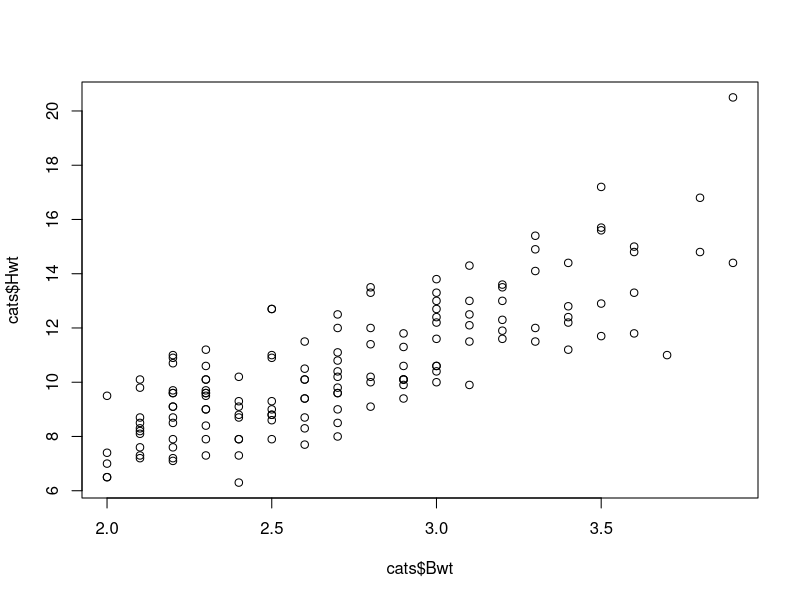
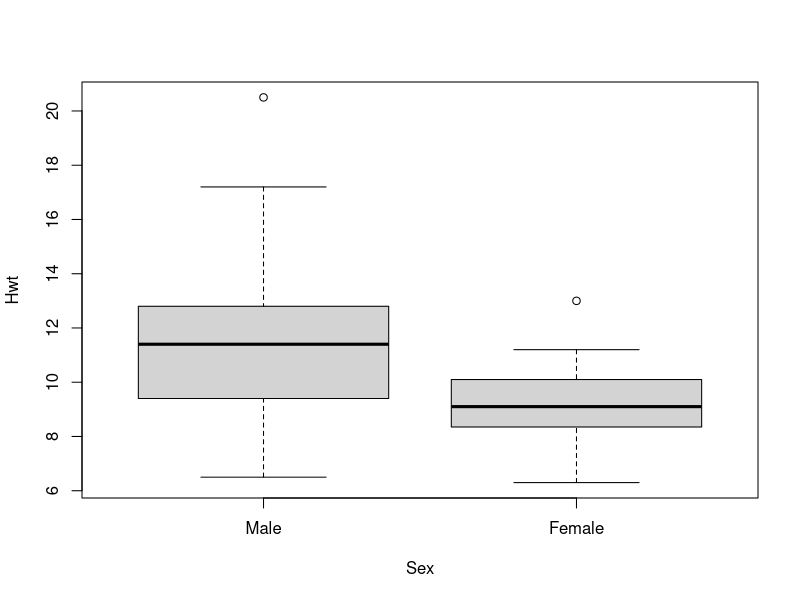
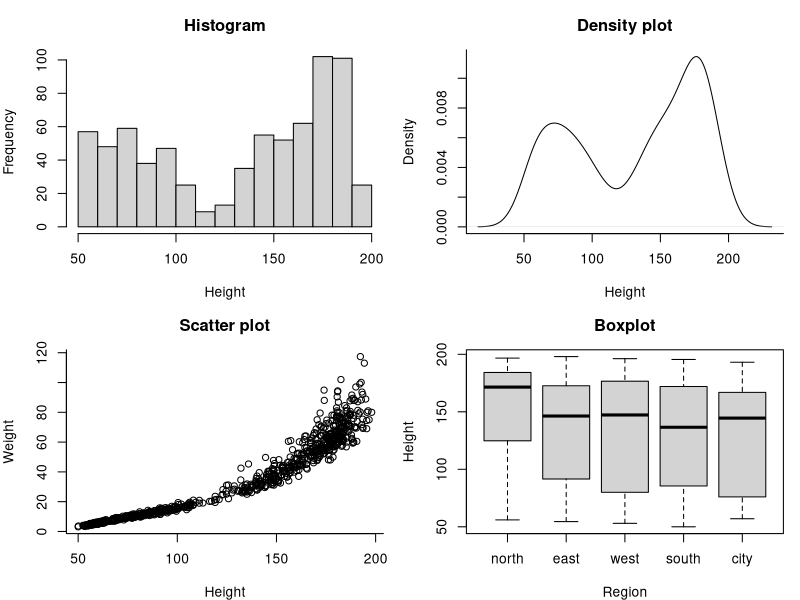
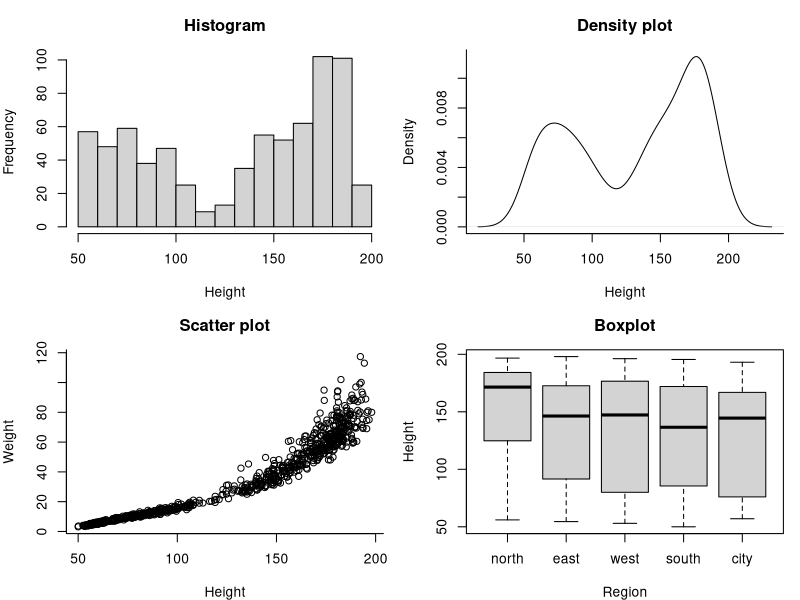
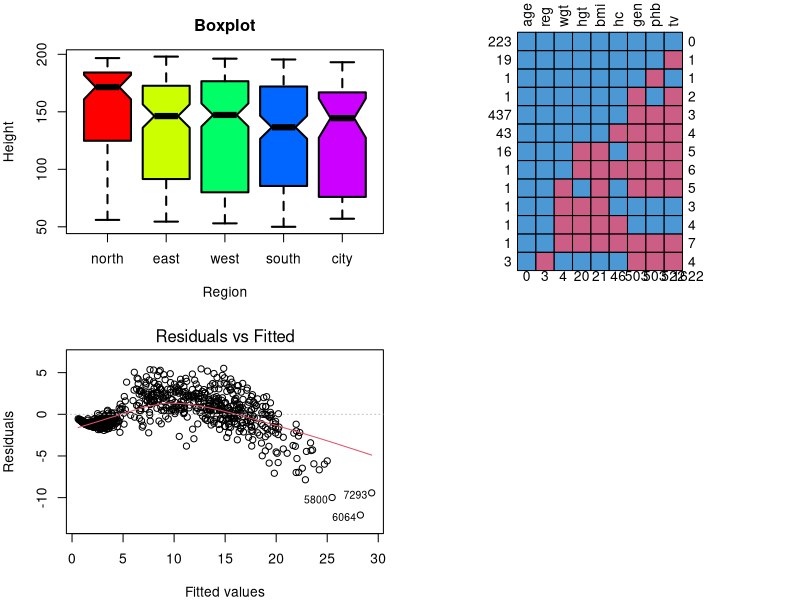
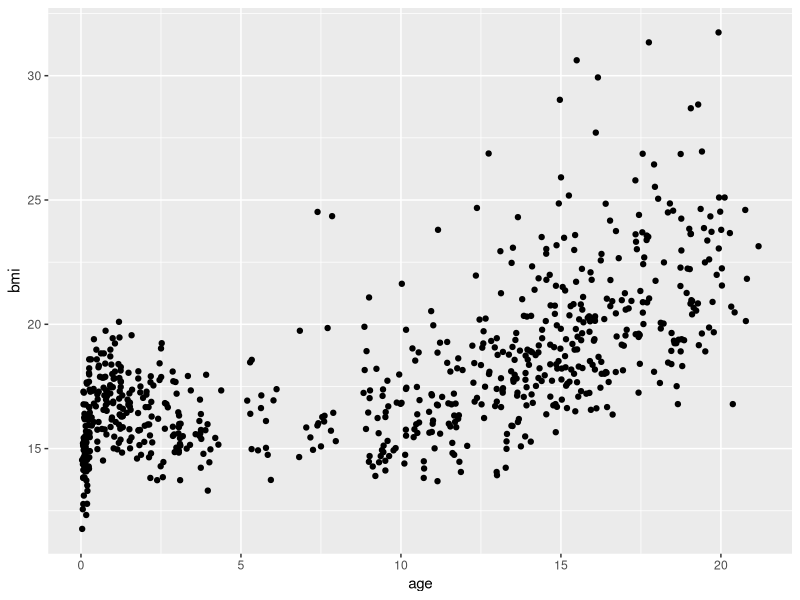
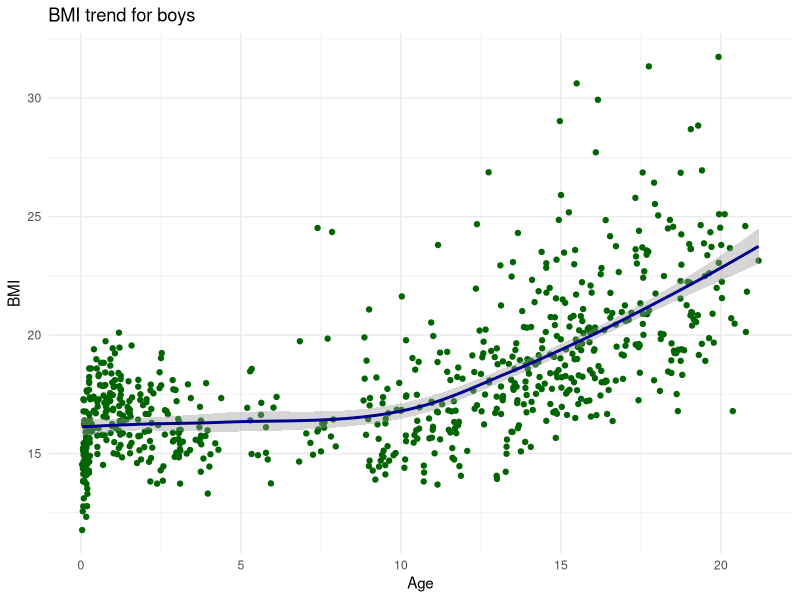
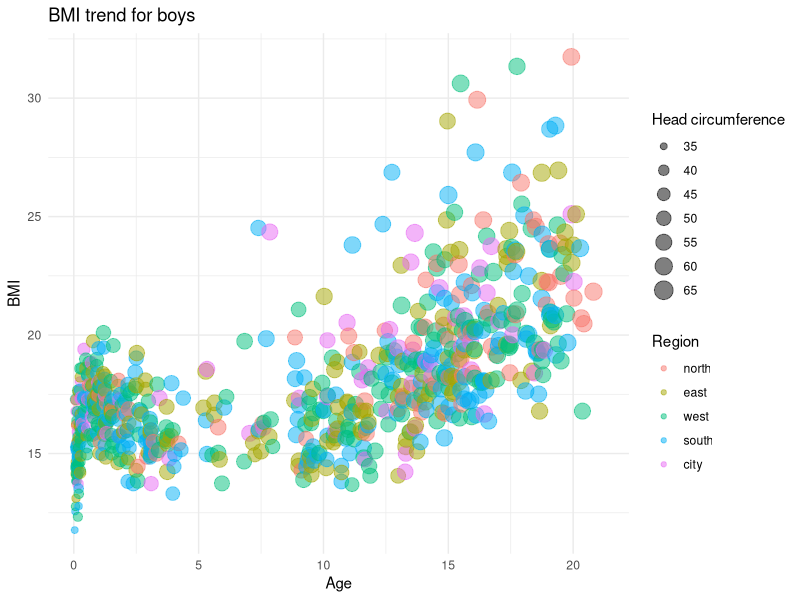

The R script that drew these images, in order:
## ---- chunk 1
library(MASS)     # for the cats data
library(dplyr)    # data manipulation
library(mice)     # missing data 
library(haven)    # in/exporting data
library(magrittr) # pipes
library(ggplot2)  # Plotting device
## ---- chunk 2
head(cats)
## ---- chunk 3
str(cats)
## ---- chunk 4
fem.cats <- cats[cats$Sex == "F", ]
dim(fem.cats)
head(fem.cats)
## ---- chunk 5
heavy.cats <- cats[cats$Bwt > 3, ]
dim(heavy.cats)
head(heavy.cats)
## ---- chunk 6
heavy.cats <- subset(cats, Bwt > 3)
dim(heavy.cats)
head(heavy.cats)
## ---- chunk 7
filter(cats, Bwt > 2, Bwt < 2.2, Sex == "F")
## ---- chunk 8
class(cats$Sex)
levels(cats$Sex)
## ---- chunk 9
levels(cats$Sex) <- c("Female", "Male")
table(cats$Sex)
head(cats)
## ---- chunk 10
lm(Hwt ~ Bwt + Sex, data = cats)
cats$Sex <- relevel(cats$Sex, ref = "Male")
lm(Hwt ~ Bwt + Sex, data = cats)
## ---- chunk 11
order(cats$Bwt)
sorted.cats <- cats[order(cats$Bwt), ]
head(sorted.cats)
## ---- chunk 12
sorted.cats2 <- arrange(cats, Bwt)
head(sorted.cats)
head(sorted.cats2)
## ---- chunk 13
cats.2 <- arrange(cats, Bwt, desc(Hwt))
head(cats.2, n = 10)
## ---- chunk 14
cats.2 <- arrange(cats, desc(Hwt), Bwt)
head(cats.2, n = 10)
## ---- chunk 15
cor(cats[, -1])
## ---- chunk 16
cor.test(cats$Bwt, cats$Hwt)
## ---- chunk 17
plot(cats$Bwt, cats$Hwt)
## ---- chunk 18
t.test(formula = Hwt ~ Sex, data = cats)
## ---- chunk 19
plot(formula = Hwt ~ Sex, data = cats)
## ---- chunk 20
boys <- 
  read_sav("boys.sav") %>%
  head()
## ---- chunk 21
boys  <- read_sav("boys.sav")
boys2 <- transform(boys, hgt = hgt / 100)
boys3 <- filter(boys2, age > 15)
boys4 <- subset(boys3, select = c(hgt, wgt, bmi))
## ---- chunk 22
boys <-
  read_sav("boys.sav") %>%
  transform(hgt = hgt/100) %>%
  filter(age > 15) %>%
  subset(select = c(hgt, wgt, bmi))
## ---- chunk 23
rnorm(10) %>% mean()
## ---- chunk 24
boys %>% cor(use = "pairwise.complete.obs")
## ---- chunk 25
boys %>% subset(select = wgt) %>% na.omit() %>% max()
## ---- chunk 26
nrow(cats)

cats.outl <- 
  cats %>% 
  filter(Hwt < mean(Hwt) + 3 * sd(Hwt), 
         Hwt > mean(Hwt) - 3 * sd(Hwt))

nrow(cats.outl)

cats %>%  
  filter(Hwt > mean(Hwt) + 3 * sd(Hwt))
## ---- chunk 27
set.seed(123)
1:5 %>%
  mean() %>%
  rnorm(10)
## ---- chunk 28
set.seed(123)
1:5 %>% 
  mean() %>%
  rnorm(n = 10, mean = .)
## ---- chunk 29
sample(x = c(1, 1, 2, 3, 5, 8), size = 2)
## ---- chunk 30
set.seed(123)
1:26 %>%
  sample(3) %>%
  paste(., LETTERS[.])
## ---- chunk 31
set.seed(123)
1:26

set.seed(123)
1:26 %>% 
  sample(3)

set.seed(123)
1:26 %>%
  sample(3) %>%
  paste(., LETTERS[.])
## ---- chunk 32
cats %$%
  t.test(Hwt ~ Sex)
## ---- chunk 33
cats.test <- 
  cats %$%
  t.test(Bwt ~ Sex)

cats.test
## ---- chunk 34
rm(boys)
## ---- chunk 35
par(mfrow = c(2,2), mar = c(4, 4, 3, 1))
boys %$% hist(na.omit(hgt), main = "Histogram", xlab = "Height")
boys %$% plot(density(na.omit(hgt)), main = "Density plot", xlab = "Height", bty = "L")
boys %$% plot(hgt, wgt, main = "Scatter plot", xlab = "Height", ylab = "Weight", bty = "L")
boys %$% boxplot(hgt~reg, main = "Boxplot", xlab = "Region", ylab = "Height")
## ---- chunk 36
hist(boys$hgt, main = "Histogram", xlab = "Height")
## ---- chunk 37
dens <- density(boys$hgt, na.rm = TRUE)
plot(dens, main = "Density plot", xlab = "Height", bty = "L")
## ---- chunk 38
plot(x = boys$hgt, y = boys$wgt, main = "Scatter plot", 
     xlab = "Height", ylab = "Weight", bty = "L")
## ---- chunk 39
boxplot(boys$hgt ~ boys$reg, main = "Boxplot", 
        xlab = "Region", ylab = "Height")
## ---- chunk 40
boxplot(hgt ~ reg, boys,  main = "Boxplot", xlab = "Region", 
        ylab = "Height", lwd = 2, notch = TRUE, col = rainbow(5))
## ---- chunk 41
boys %>% md.pattern(rotate.names = TRUE) # from mice
## ---- chunk 42
result <- lm(age~wgt, boys)
plot(result, which = 1)
## ---- chunk 43
boys %>%
  ggplot(aes(x = age, y = bmi)) +
  geom_point(na.rm = TRUE)
## ---- chunk 44
gg <- 
  boys %>%
  ggplot(aes(x = age, y = bmi)) +
  geom_point(col = "dark green")
## ---- chunk 45
gg <- gg + 
  geom_smooth(col = "dark blue")
## ---- chunk 46
gg <- gg + 
  labs(x = "Age", y = "BMI", title = "BMI trend for boys") +
  theme_minimal()
## ---- chunk 47
plot(gg)
## ---- chunk 48
gg <- 
  boys %>% 
  filter(!is.na(reg)) %>% 
  
  ggplot(aes(x      = age, 
             y      = bmi, 
             size   = hc, 
             colour = reg)) +
  
  geom_point(alpha = 0.5) +
  
  labs(title  = "BMI trend for boys",
       x      = "Age", 
       y      = "BMI", 
       size   = "Head circumference",
       colour = "Region") +
  theme_minimal()
## ---- chunk 49
plot(gg)
## ---- chunk 50
data.frame(x = letters[1:5], y = c(1, 3, 3, 2, 1)) %>% 
  ggplot(aes(x = x, y = y)) + 
  geom_bar(fill = "dark green", stat = "identity") +
  labs(title = "Value per letter",
       x     = "Letter", 
       y     = "Value") +
  theme_minimal()
## ---- chunk 51
ggdat <- data.frame(x = 1:100, y = rnorm(100))
ggdat %>% 
  ggplot(aes(x = x, y = y)) + 
  geom_line(colour = "dark green", lwd = 1) +
  ylim(-2, 3.5) +
  labs(title = "Some line thing",
       x     = "Time since start", 
       y     = "Some value") +
  theme_minimal()
## ---- chunk 52
ggdat %>% 
  ggplot(aes(x = x, y = y)) + 
  geom_smooth(colour = "dark green", lwd = 1, se = FALSE) +
  ylim(-2, 3.5) +
  labs(title = "Some line thing",
       x     = "Time since start", 
       y     = "Some value") +
  theme_minimal()
## ---- chunk 53
boys %>% 
  filter(!is.na(reg)) %>% 
  
  ggplot(aes(x = reg, y = bmi, fill = reg)) +
  
  geom_boxplot() +
  
  labs(title = "BMI across regions",
       x     = "Region", 
       y     = "BMI") +
  theme_minimal() + 
  theme(legend.position = "none")
## ---- chunk 54
boys %>% 
  filter(!is.na(reg)) %>% 
  ggplot(aes(x = hgt, fill = reg)) +
  geom_density(alpha = 0.5, colour = "transparent") +
  xlim(0, 250) + 
  labs(title = "Height across regions",
       x     = "Height", 
       fill  = "Region") +
  theme_minimal()
